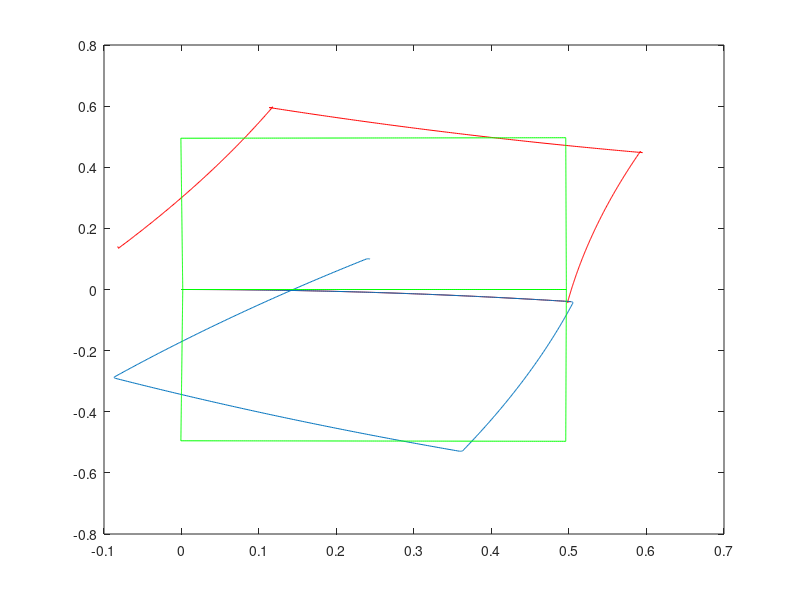

This chart was generated by the following MATLAB code:
function main

global L

close all;
clear all;
clc;

direction = 'clockwise'

tStraight = 1.9
tTurn = 0.45

w_orig = 8.8

Rn = 0.03 % nominal wheel radius

Cb = 0.850321794
   % wheel base correction factor
Cdl = 0.979989867
  % right wheel diameter correction factor
Cdr = 1.020010133
  % left wheel diameter correction factor

% Rr = Rn * Cdr % wheel radius [m] 0.031
% Rl = Rn * Cdl % wheel radius [m] 0.029

Rl = Rn * Cdr % wheel radius [m] 0.031
Rr = Rn * Cdl % wheel radius [m] 0.029

% w_rStraight = 8.59
% w_lStraight = 9.04 
w_rTurn = 7.22
w_lTurn = 7.74

% w_rStraight = 8.59
% w_lStraight =  9.04 
% w_rTurn = w_orig * Rn / Rr
% w_lTurn =  w_orig * Rn / Rl

w_rStraight = w_orig
w_lStraight = w_orig
% w_rTurn = w_orig
% w_lTurn = w_orig





x_init = 0; %[m]
y_init = 0; %[m]
T_init = 0; % rads

Ln = 0.15; % distance btwn wheels [m]
L = Ln * Cb

sample_no = 1;
timestamps(sample_no) = 0;
x_robot(sample_no) = x_init;
y_robot(sample_no) = y_init;
T_robot(sample_no) = T_init;

% CLOCKWISE

timestep = 0.01

for i = 1:4

    for i = 0 : timestep : tStraight
        w_r = w_rStraight; %[rads/s];
        w_l = w_lStraight; %[rads/s];
        v_l = Rl * w_l;
        v_r = Rr * w_r;
%         v_l = floor(v_l*100)/100 
%         v_r = floor(v_r*100)/100 

         vel_R = [
                    (v_r + v_l) / 2; 
                     0; 
                    (v_r - v_l) / L
                 ] ;

        R = [cos(T_robot(sample_no)) -sin(T_robot(sample_no)) 0;
             sin(T_robot(sample_no)) cos(T_robot(sample_no))  0;
             0           0           1];

        vel_I = R * vel_R    ;

        sample_no =  sample_no + 1;

        %calcualte new postition
        x_robot(sample_no) = x_robot(sample_no - 1) + vel_I(1) * timestep;
        y_robot(sample_no) = y_robot(sample_no - 1) + vel_I(2) * timestep;
        T_robot(sample_no) = T_robot(sample_no - 1) + vel_I(3) * timestep;
        %store timestep
        timestamps(sample_no) = timestamps(sample_no - 1) + timestep; 
    end

    for i = 0 : timestep : tTurn
        w_r = w_rTurn; %[rads/s]
        w_l = -w_lTurn; %[rads/s]
        v_l = Rl * w_l ;
        v_r = Rr * w_r;
%         v_l = floor(v_l*100)/100 
%         v_r = ceil(v_r*100)/100 

         vel_R = [
                    (v_r + v_l) / 2; 
                     0; 
                    (v_r - v_l) / L
                 ] ;

        R = [cos(T_robot(sample_no)) -sin(T_robot(sample_no)) 0;
             sin(T_robot(sample_no)) cos(T_robot(sample_no))  0;
             0           0           1];

        vel_I = R * vel_R ;   

        sample_no =  sample_no + 1;

        %calcualte new postition
        x_robot(sample_no) = x_robot(sample_no - 1) + vel_I(1) * timestep;
        y_robot(sample_no) = y_robot(sample_no - 1) + vel_I(2) * timestep;
        T_robot(sample_no) = T_robot(sample_no - 1) + vel_I(3) * timestep;
        %store timestep
        timestamps(sample_no) = timestamps(sample_no - 1) + timestep;
    end
end


figure
plot(x_robot, y_robot, 'r');
hold on



sample_no = 1;
timestamps(sample_no) = 0;
x_robot(sample_no) = x_init;
y_robot(sample_no) = y_init;
T_robot(sample_no) = T_init;

% CLOCKWISE

timestep = 0.01

for i = 1:4

    for i = 0 : timestep : tStraight
        w_r = w_rStraight; %[rads/s];
        w_l = w_lStraight; %[rads/s];
        v_l = Rl * w_l;
        v_r = Rr * w_r;
%         v_l = floor(v_l*100)/100 
%         v_r = floor(v_r*100)/100 

         vel_R = [
                    (v_r + v_l) / 2; 
                     0; 
                    (v_r - v_l) / L
                 ] ;

        R = [cos(T_robot(sample_no)) -sin(T_robot(sample_no)) 0;
             sin(T_robot(sample_no)) cos(T_robot(sample_no))  0;
             0           0           1];

        vel_I = R * vel_R    ;

        sample_no =  sample_no + 1;

        %calcualte new postition
        x_robot(sample_no) = x_robot(sample_no - 1) + vel_I(1) * timestep;
        y_robot(sample_no) = y_robot(sample_no - 1) + vel_I(2) * timestep;
        T_robot(sample_no) = T_robot(sample_no - 1) + vel_I(3) * timestep;
        %store timestep
        timestamps(sample_no) = timestamps(sample_no - 1) + timestep; 
    end

    for i = 0 : timestep : tTurn
        w_r = -w_rTurn; %[rads/s]
        w_l = w_lTurn; %[rads/s]
        v_l = Rl * w_l ;
        v_r = Rr * w_r;
%         v_l = floor(v_l*100)/100 
%         v_r = ceil(v_r*100)/100 

         vel_R = [
                    (v_r + v_l) / 2; 
                     0; 
                    (v_r - v_l) / L
                 ] ;

        R = [cos(T_robot(sample_no)) -sin(T_robot(sample_no)) 0;
             sin(T_robot(sample_no)) cos(T_robot(sample_no))  0;
             0           0           1];

        vel_I = R * vel_R ;   

        sample_no =  sample_no + 1;

        %calcualte new postition
        x_robot(sample_no) = x_robot(sample_no - 1) + vel_I(1) * timestep;
        y_robot(sample_no) = y_robot(sample_no - 1) + vel_I(2) * timestep;
        T_robot(sample_no) = T_robot(sample_no - 1) + vel_I(3) * timestep;
        %store timestep
        timestamps(sample_no) = timestamps(sample_no - 1) + timestep;
    end
end



plot(x_robot, y_robot);
hold on



sample_no = 1;
timestamps(sample_no) = 0;
x_robot(sample_no) = x_init;
y_robot(sample_no) = y_init;
T_robot(sample_no) = T_init;

% COUNTER CLOCKWISE 

timestep = 0.01

for i = 1:4

    for i = 0 : timestep : tStraight
        w_r = w_rStraight; %[rads/s];
        w_l = w_lStraight; %[rads/s];
        v_l = 0.26;
        v_r = 0.26;
%         v_l = floor(v_l*100)/100 
%         v_r = floor(v_r*100)/100 

         vel_R = [
                    (v_r + v_l) / 2; 
                     0; 
                    (v_r - v_l) / L
                 ] ;

        R = [cos(T_robot(sample_no)) -sin(T_robot(sample_no)) 0;
             sin(T_robot(sample_no)) cos(T_robot(sample_no))  0;
             0           0           1];

        vel_I = R * vel_R    ;

        sample_no =  sample_no + 1;

        %calcualte new postition
        x_robot(sample_no) = x_robot(sample_no - 1) + vel_I(1) * timestep;
        y_robot(sample_no) = y_robot(sample_no - 1) + vel_I(2) * timestep;
        T_robot(sample_no) = T_robot(sample_no - 1) + vel_I(3) * timestep;
        %store timestep
        timestamps(sample_no) = timestamps(sample_no - 1) + timestep; 
    end

    for i = 0 : timestep : tTurn
        w_r = -w_rTurn; %[rads/s]
        w_l = w_lTurn; %[rads/s]
        v_l = 0.218% Rl * w_l ;
        v_r = -0.218%Rr * w_r;
%         v_l = floor(v_l*100)/100 
%         v_r = ceil(v_r*100)/100 

         vel_R = [
                    (v_r + v_l) / 2; 
                     0; 
                    (v_r - v_l) / L
                 ] ;

        R = [cos(T_robot(sample_no)) -sin(T_robot(sample_no)) 0;
             sin(T_robot(sample_no)) cos(T_robot(sample_no))  0;
             0           0           1];

        vel_I = R * vel_R ;   

        sample_no =  sample_no + 1;

        %calcualte new postition
        x_robot(sample_no) = x_robot(sample_no - 1) + vel_I(1) * timestep;
        y_robot(sample_no) = y_robot(sample_no - 1) + vel_I(2) * timestep;
        T_robot(sample_no) = T_robot(sample_no - 1) + vel_I(3) * timestep;
        %store timestep
        timestamps(sample_no) = timestamps(sample_no - 1) + timestep;
    end
end

% SQAURE CLOCKWISE
%figure
plot(x_robot, y_robot, 'g');
hold on
% 
sample_no = 1;
timestamps(sample_no) = 0;
x_robot(sample_no) = x_init;
y_robot(sample_no) = y_init;
T_robot(sample_no) = T_init;

w_rStraight = 8.59
w_lStraight = 9.04 
w_rTurn = 7.22
w_lTurn = 7.74

w_rStraight = 8.59
w_lStraight =  9.04 
w_rTurn = w_orig * Rn / Rr
w_lTurn =  w_orig * Rn / Rl

w_rStraight = w_orig
w_lStraight = w_orig
w_rTurn = w_orig
w_lTurn = w_orig



timestep = 0.01

for i = 1:4

    for i = 0 : timestep : tStraight
        w_r = w_rStraight; %[rads/s];
        w_l = w_lStraight; %[rads/s];
        v_l = 0.26;
        v_r = 0.26;
%         v_l = floor(v_l*100)/100 
%         v_r = floor(v_r*100)/100 

         vel_R = [
                    (v_r + v_l) / 2; 
                     0; 
                    (v_r - v_l) / L
                 ] ;

        R = [cos(T_robot(sample_no)) -sin(T_robot(sample_no)) 0;
             sin(T_robot(sample_no)) cos(T_robot(sample_no))  0;
             0           0           1];

        vel_I = R * vel_R    ;

        sample_no =  sample_no + 1;

        %calcualte new postition
        x_robot(sample_no) = x_robot(sample_no - 1) + vel_I(1) * timestep;
        y_robot(sample_no) = y_robot(sample_no - 1) + vel_I(2) * timestep;
        T_robot(sample_no) = T_robot(sample_no - 1) + vel_I(3) * timestep;
        %store timestep
        timestamps(sample_no) = timestamps(sample_no - 1) + timestep; 
    end

    for i = 0 : timestep : tTurn
        w_r = -w_rTurn; %[rads/s]
        w_l = w_lTurn; %[rads/s]
        v_l = -0.218% Rl * w_l ;
        v_r = 0.218%Rr * w_r;
        
       
%         v_l = floor(v_l*100)/100 
%         v_r = ceil(v_r*100)/100 

         vel_R = [
                    (v_r + v_l) / 2; 
                     0; 
                    (v_r - v_l) / L
                 ] ;

        R = [cos(T_robot(sample_no)) -sin(T_robot(sample_no)) 0;
             sin(T_robot(sample_no)) cos(T_robot(sample_no))  0;
             0           0           1];

        vel_I = R * vel_R ;   

        sample_no =  sample_no + 1;

        %calcualte new postition
        x_robot(sample_no) = x_robot(sample_no - 1) + vel_I(1) * timestep;
        y_robot(sample_no) = y_robot(sample_no - 1) + vel_I(2) * timestep;
        T_robot(sample_no) = T_robot(sample_no - 1) + vel_I(3) * timestep;
        %store timestep
        timestamps(sample_no) = timestamps(sample_no - 1) + timestep;
    end
end




%figure
plot(x_robot, y_robot, 'g');
hold on
% 
% % for i= 1:10:length(x_robot)
% %     DrawRectangle([x_robot(i),y_robot(i),L,L,T_robot(i)],'r-');
% % end

x_robot
y_robot
T_robot
%plot(x_robot, timestamps);
% figure 
% %plot(y_robot, timestamps);

function h = DrawRectangle(param,style)
%--------------------------------------------------------------------------
% H = DRAWRECTANGLE(PARAM,STYLE)
% This function draws a rectangle with the given parameters:
% - inputs:
%          param................... 1x5 array
%          - param = [a, b, w, h, theta]
%          - (a,b): the center of the rectangle
%          - (w,h): width and height of the rectangle > 0
%          - theta: the rotation angle of the rectangle
%          style................... string
%          - plot style string
% - output:
%          h....................... plot handler
%
%   Usage Examples,
%
%   DrawRectangle([0 0 1 1 0]); 
%   DrawRectangle([-1,2,3,5,3.1415/6],'r-');
%   h = DrawRectangle([0,1,2,4,3.1415/3],'--');
%--------------------------------------------------------------------------
if (nargin <1),
    error('Please see help for INPUT DATA.');
elseif (nargin==1)
    style='b-';
end;
[m,n] = size(param);
if(m ~= 1 || n ~= 5)
    error('param should be an 1x5 array.');
end
if(param(3) <=0 || param(4) <=0)
    error('width and height must be positive values.');
end
a = param(1);
b = param(2);
w = param(3);
h = param(4);
theta = param(5);
X = [-w/2 w/2 w/2 -w/2 -w/2];
Y = [h/2 h/2 -h/2 -h/2 h/2];
P = [X;Y];
ct = cos(theta);
st = sin(theta);
R = [ct -st;st ct];
P = R * P;
h=plot(P(1,:)+a,P(2,:)+b,style);
axis equal;

